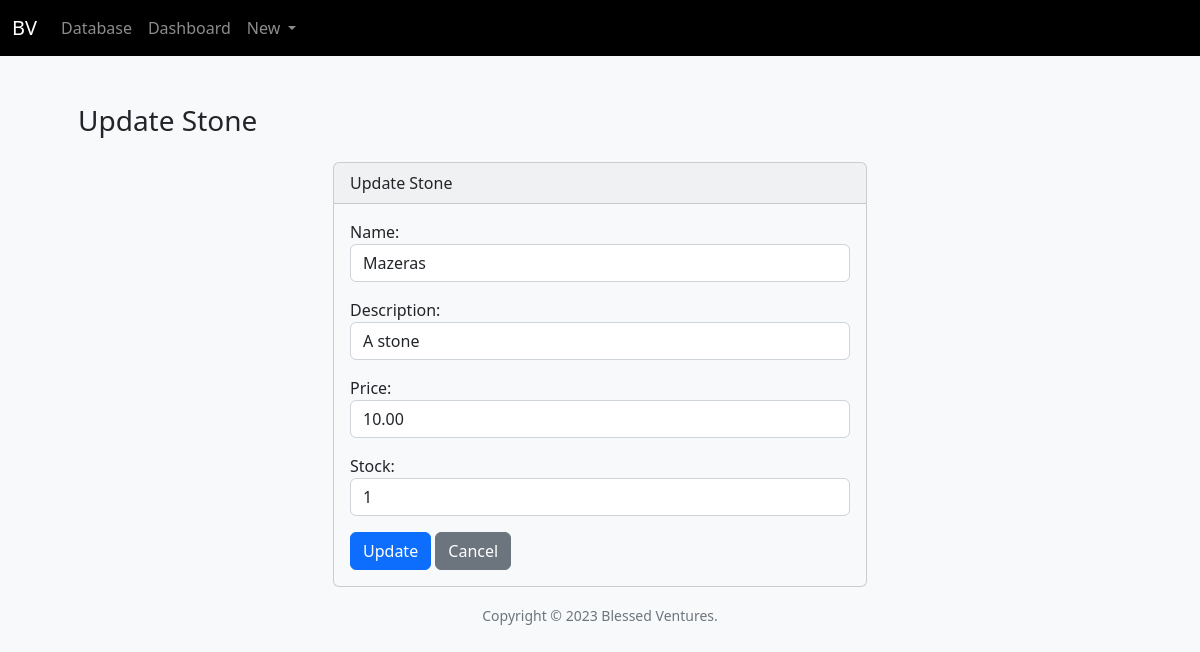
The app's page /edit/1/, older data.
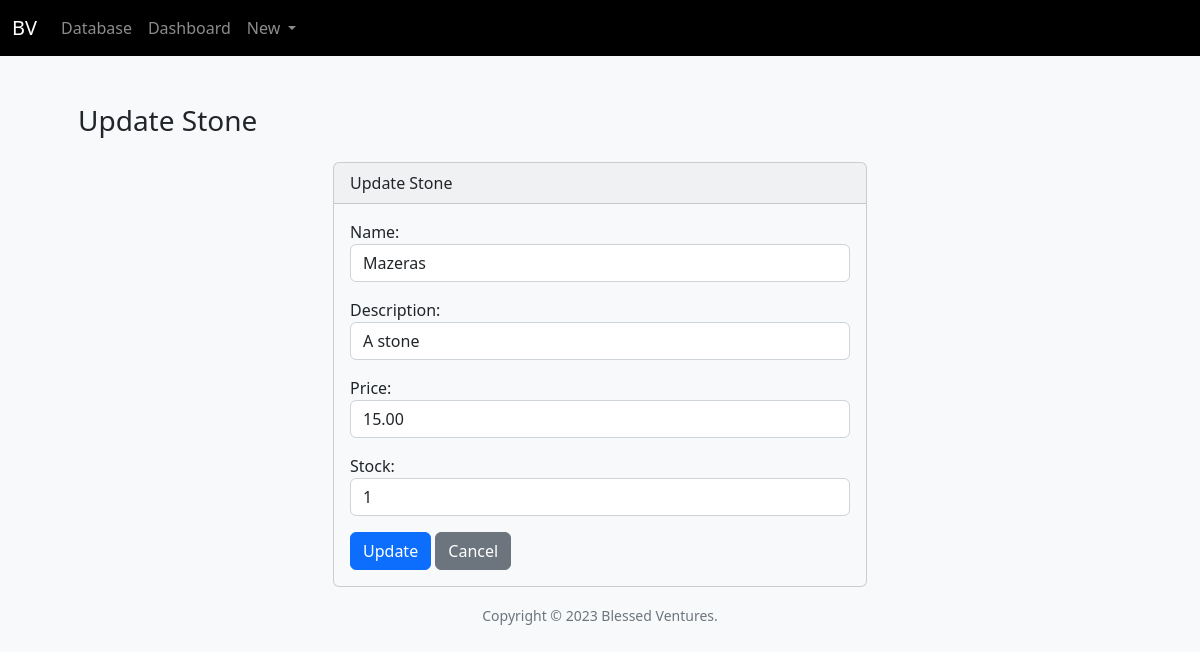
The same page, newer data.
### mazeras/models.py (models this page shows, shortened)
class Stone(models.Model):
    name = models.CharField(max_length=100)
    description = models.TextField()
    price = models.DecimalField(max_digits=10, decimal_places=2)
    stock = models.PositiveIntegerField(default=0)

### mazeras/views.py (the view)
# urls.py: path('edit/<int:id>/', views.edit, name='edit'),
def edit(request, id):
    if request.method == "POST":
        stone = Stone.objects.get(pk=id)
        form = StoneForm(request.POST, instance=stone)
        if form.is_valid():
            form.save()
            return render(request, 'mazeras/edit.html', {
                'form': form,
                'success': True
            })
    else:
        stone = Stone.objects.get(pk=id)
        form = StoneForm(instance=stone)
    return render(request, 'mazeras/edit.html', {
        'form': form,
    })

### mazeras/forms.py
class StoneForm(forms.ModelForm):
    class Meta:
        model = Stone
        fields = ['name', 'description', 'price', 'stock']
        labels = {
            'name': 'Name',
            'description': 'Description',
            'price': 'Price',
            'stock': 'Stock',
        }
        widgets = {
            'name': forms.TextInput(attrs={'class': 'form-control'}),
            'description': forms.TextInput(attrs={'class': 'form-control'}),
            'price': forms.NumberInput(attrs={'class': 'form-control'}),
            'stock': forms.NumberInput(attrs={'class': 'form-control'}),
        }

### mazeras/templates/mazeras/edit.html
{% extends 'mazeras/base.html' %}{% load static %} {% block body %}
<h3 class="m-4">Update Stone</h3>
{% if success %}
<div class="alert alert-success" role="alert">
  Stone updated.
  <a href="{% url 'index' %}" class="alert-link">Back Home.</a>
</div>
{% else %}
<div class="row justify-content-center">
  <div class="col-6">
    <div class="card bg-light mb-3">
      <div class="card-header">Update Stone</div>
      <div class="card-body">
        <form action="" method="POST">
          {% csrf_token %} {{ form.as_p }}
          <button class="btn btn-primary">Update</button>
          <a class="btn btn-secondary" href="{% url 'index' %}">Cancel</a>
        </form>
      </div>
    </div>
  </div>
</div>
{% endif %} {% endblock %}

Row changes from the older to the newer data that the page shows:
changed Stone "Mazeras": price "10.00" → "15.00"
